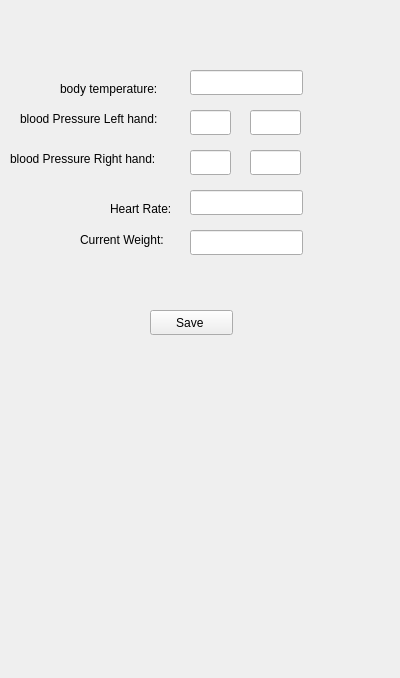
<?xml version="1.0" encoding="UTF-8"?>
<ui version="4.0">
 <class>endOfScanNotes</class>
 <widget class="QWidget" name="endOfScanNotes">
  <property name="geometry">
   <rect>
    <x>0</x>
    <y>0</y>
    <width>400</width>
    <height>678</height>
   </rect>
  </property>
  <property name="windowTitle">
   <string>Form</string>
  </property>
  <widget class="QLabel" name="label">
   <property name="geometry">
    <rect>
     <x>60</x>
     <y>80</y>
     <width>121</width>
     <height>17</height>
    </rect>
   </property>
   <property name="text">
    <string>body temperature: </string>
   </property>
  </widget>
  <widget class="QLabel" name="label_2">
   <property name="geometry">
    <rect>
     <x>20</x>
     <y>110</y>
     <width>191</width>
     <height>17</height>
    </rect>
   </property>
   <property name="text">
    <string>blood Pressure Left hand:</string>
   </property>
  </widget>
  <widget class="QLabel" name="label_3">
   <property name="geometry">
    <rect>
     <x>10</x>
     <y>150</y>
     <width>191</width>
     <height>17</height>
    </rect>
   </property>
   <property name="text">
    <string>blood Pressure Right hand:</string>
   </property>
  </widget>
  <widget class="QLabel" name="label_4">
   <property name="geometry">
    <rect>
     <x>110</x>
     <y>200</y>
     <width>81</width>
     <height>17</height>
    </rect>
   </property>
   <property name="text">
    <string>Heart Rate:</string>
   </property>
  </widget>
  <widget class="QLabel" name="label_5">
   <property name="geometry">
    <rect>
     <x>80</x>
     <y>230</y>
     <width>111</width>
     <height>20</height>
    </rect>
   </property>
   <property name="text">
    <string>Current Weight:</string>
   </property>
  </widget>
  <widget class="QLineEdit" name="bodytemp">
   <property name="geometry">
    <rect>
     <x>190</x>
     <y>70</y>
     <width>113</width>
     <height>25</height>
    </rect>
   </property>
  </widget>
  <widget class="QLineEdit" name="bloodpresL2">
   <property name="geometry">
    <rect>
     <x>250</x>
     <y>110</y>
     <width>51</width>
     <height>25</height>
    </rect>
   </property>
  </widget>
  <widget class="QLineEdit" name="bloodpresR2">
   <property name="geometry">
    <rect>
     <x>250</x>
     <y>150</y>
     <width>51</width>
     <height>25</height>
    </rect>
   </property>
  </widget>
  <widget class="QLineEdit" name="bloodpresR1">
   <property name="geometry">
    <rect>
     <x>190</x>
     <y>150</y>
     <width>41</width>
     <height>25</height>
    </rect>
   </property>
  </widget>
  <widget class="QLineEdit" name="bloodpresL1">
   <property name="geometry">
    <rect>
     <x>190</x>
     <y>110</y>
     <width>41</width>
     <height>25</height>
    </rect>
   </property>
  </widget>
  <widget class="QLineEdit" name="heartRate">
   <property name="geometry">
    <rect>
     <x>190</x>
     <y>190</y>
     <width>113</width>
     <height>25</height>
    </rect>
   </property>
  </widget>
  <widget class="QLineEdit" name="currentWeight">
   <property name="geometry">
    <rect>
     <x>190</x>
     <y>230</y>
     <width>113</width>
     <height>25</height>
    </rect>
   </property>
  </widget>
  <widget class="QPushButton" name="saveButton">
   <property name="geometry">
    <rect>
     <x>150</x>
     <y>310</y>
     <width>83</width>
     <height>25</height>
    </rect>
   </property>
   <property name="text">
    <string>Save </string>
   </property>
  </widget>
 </widget>
 <resources/>
 <connections/>
</ui>
